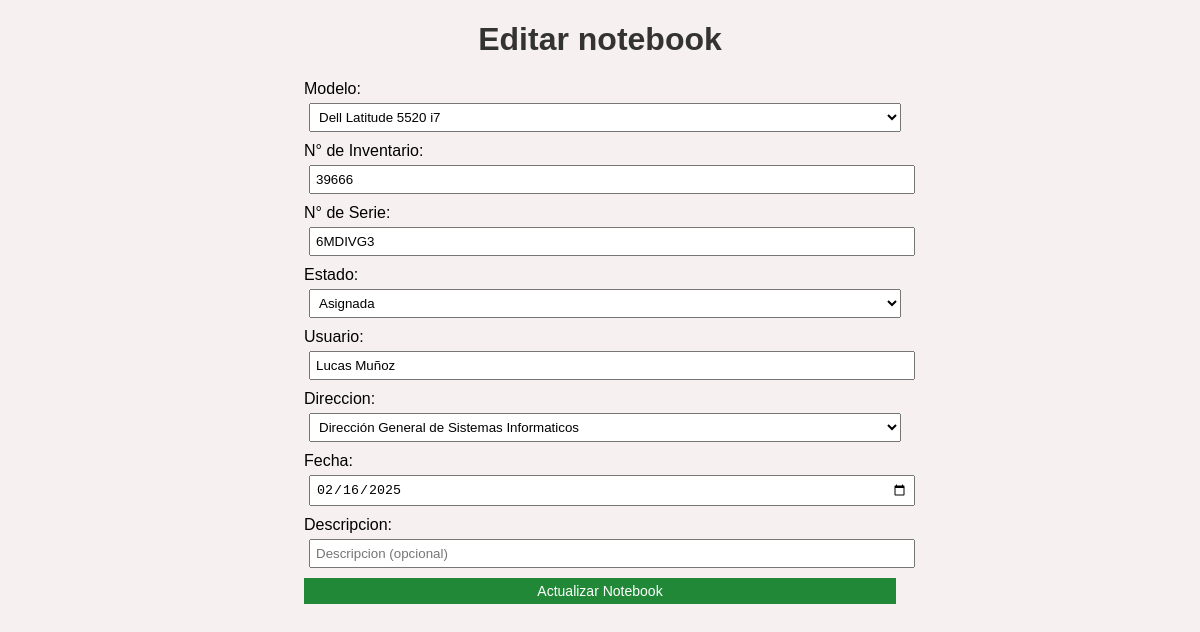
/editar_notebook/1 (signed in), run on the app's committed database.
### models.py (models this page shows)
class Notebook(db.Model):
    id = db.Column(db.Integer, primary_key=True)
    modelo = db.Column(db.Enum('dell i5', 'dell i7', 'dell i7 diseno', 'exo i5', 'exo i7'), nullable=False)
    inventario = db.Column(db.String(20), nullable=False)
    numero_serie = db.Column(db.String(20), nullable=False)
    estado = db.Column(db.Enum('fisica', 'asignada', 'no devuelta', 'rota', 'robada', 'perdida'), nullable=False)
    usuario = db.Column(db.String(20), nullable=False)
    direccion = db.Column(db.String(50), nullable=False)
    fecha = db.Column(db.Date, nullable=True)
    descripcion = db.Column(db.Text, nullable=True)
    archivo_notebook = db.Column(db.String(200), nullable=True)
    archivo_pdf = db.Column(db.String(200), nullable=True)

### routes/notebooks.py (the view)
@notebooks_bp.route('/editar_notebook/<int:id>', methods=['GET'])
@login_required
@basico_required
def editar_notebook(id):
    notebook = Notebook.query.get(id)
    return render_template('editar_notebook.html', notebook=notebook)

### app2.py (called while the page is built)
@login_manager.user_loader
def load_user(user_id):
    return User.query.get(int(user_id))

### models.py (called while the page is built)
    def has_role(self, *roles):
        return self.role in roles

### routes/auth.py (called while the page is built)
def basico_required(f):
    @wraps(f)
    def decorated_function(*args, **kwargs):
        if not current_user.is_authenticated or current_user.has_role('lectura'):
            abort(403)
        return f(*args, **kwargs)
    return decorated_function

### templates/editar_notebook.html (shortened to what this page needs)
<!DOCTYPE html>
<html lang="es">
<head>
    <link rel="stylesheet" type="text/css" href="{{ url_for('static', filename='styles.css') }}">
</head>
<body>
    <h1>Editar notebook</h1>
    <form class="form-alineado" action="/actualizar_notebook/{{ notebook.id }}" method="post">
        <label for="modelo">Modelo:</label>
        <select name="modelo" required>
            <option value="dell i7" {% if notebook.modelo == "dell i7" %}selected{% endif %}>Dell Latitude 5520 i7</option>
        </select>
        <label for="inventario">N° de Inventario:</label>
        <input type="text" name="inventario" value="{{ notebook.inventario }}" placeholder="N° Inventario" required>
        <label for="numero_serie">N° de Serie:</label>
        <input type="text" name="numero_serie" value="{{ notebook.numero_serie }}" placeholder="N° de Serie" required>
        <label for="estado">Estado:</label>
        <select name="estado" required>
            <option value="asignada" {% if notebook.estado=="asignada" %}selected{% endif %}>Asignada</option>
        </select>
        <label for="usuario">Usuario:</label>
        <input type="text" name="usuario" value="{{ notebook.usuario }}" placeholder="Usuario">
        <label for="direccion">Direccion:</label>
        <select name="direccion">
            <option value="sistemas" {% if notebook.direccion=="sistemas" %}selected{% endif %}>Dirección General de Sistemas Informaticos</option>
        </select>
        <label for="fecha">Fecha:</label>
        <input type="date" name="fecha" value="{{ notebook.fecha.strftime('%Y-%m-%d') if notebook.fecha else '' }}">
        <label for="descripcion">Descripcion:</label>
        <input type="text" name="descripcion" value="{{ notebook.descripcion if notebook.descripcion else ''}}" placeholder="Descripcion (opcional)">
        <button type="submit">Actualizar Notebook</button>
    </form>
</body>
</html>

### static/styles.css (style rules this page uses)
body { font-family: Arial, sans-serif; background-color: #f7f0f0; text-align: center; max-width: 100%; overflow-x: hidden; }
h1 { color: #333; }
button { background: #218838; font-size: 14px; color: white; border: none; padding: 5px 10px; cursor: pointer; }
form { margin-bottom: 20px; }
input, select { padding: 5px; margin: 5px; }
.form-alineado { text-align: left; margin: 0 auto; width: 50%; }
.form-alineado input, .form-alineado select, .form-alineado button { display: block; width: 100%; margin-bottom: 10px; }

### data on the page
Notebook: modelo "Dell Latitude 5520 i7", inventario "39666", numero_serie "6MDIVG3", estado "Asignada", usuario "Lucas Muñoz", direccion "Dirección General de Sistemas Informaticos", fecha "02/16/2025"
